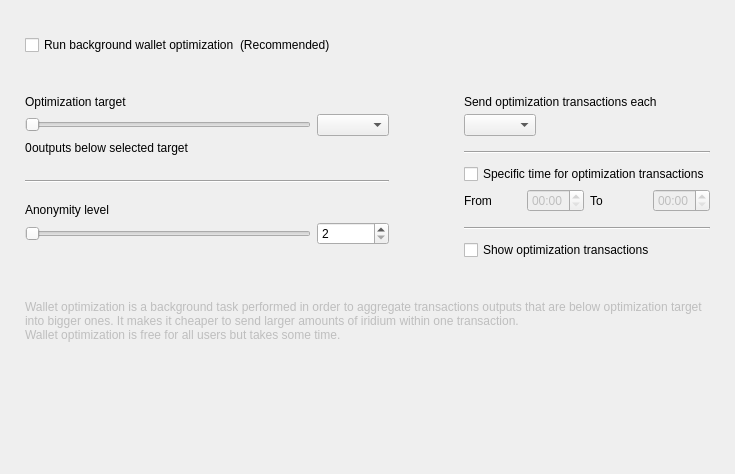
<?xml version="1.0" encoding="UTF-8"?>
<ui version="4.0">
 <class>OptimizationOptionsFrame</class>
 <widget class="QFrame" name="OptimizationOptionsFrame">
  <property name="geometry">
   <rect>
    <x>0</x>
    <y>0</y>
    <width>735</width>
    <height>474</height>
   </rect>
  </property>
  <property name="windowTitle">
   <string>Frame</string>
  </property>
  <property name="frameShape">
   <enum>QFrame::NoFrame</enum>
  </property>
  <property name="frameShadow">
   <enum>QFrame::Raised</enum>
  </property>
  <layout class="QVBoxLayout" name="verticalLayout">
   <property name="spacing">
    <number>0</number>
   </property>
   <property name="leftMargin">
    <number>25</number>
   </property>
   <property name="topMargin">
    <number>35</number>
   </property>
   <property name="rightMargin">
    <number>25</number>
   </property>
   <property name="bottomMargin">
    <number>0</number>
   </property>
   <item>
    <layout class="QHBoxLayout" name="horizontalLayout_2">
     <item>
      <widget class="QCheckBox" name="m_enableOptimizationCheck">
       <property name="enabled">
        <bool>true</bool>
       </property>
       <property name="text">
        <string>Run background wallet optimization</string>
       </property>
      </widget>
     </item>
     <item>
      <widget class="WalletGui::WalletNormalGrayTextLabel" name="label_8">
       <property name="text">
        <string>(Recommended)</string>
       </property>
      </widget>
     </item>
     <item>
      <spacer name="horizontalSpacer">
       <property name="orientation">
        <enum>Qt::Horizontal</enum>
       </property>
       <property name="sizeHint" stdset="0">
        <size>
         <width>40</width>
         <height>20</height>
        </size>
       </property>
      </spacer>
     </item>
    </layout>
   </item>
   <item>
    <spacer name="verticalSpacer_2">
     <property name="orientation">
      <enum>Qt::Vertical</enum>
     </property>
     <property name="sizeType">
      <enum>QSizePolicy::Fixed</enum>
     </property>
     <property name="sizeHint" stdset="0">
      <size>
       <width>20</width>
       <height>40</height>
      </size>
     </property>
    </spacer>
   </item>
   <item>
    <widget class="QWidget" name="m_optimizationOptionsWidget" native="true">
     <property name="enabled">
      <bool>true</bool>
     </property>
     <layout class="QHBoxLayout" name="horizontalLayout">
      <property name="spacing">
       <number>75</number>
      </property>
      <property name="leftMargin">
       <number>0</number>
      </property>
      <property name="topMargin">
       <number>0</number>
      </property>
      <property name="rightMargin">
       <number>0</number>
      </property>
      <property name="bottomMargin">
       <number>0</number>
      </property>
      <item alignment="Qt::AlignTop">
       <widget class="QWidget" name="widget1" native="true">
        <property name="enabled">
         <bool>true</bool>
        </property>
        <layout class="QGridLayout" name="gridLayout" columnstretch="50,0,0,0">
         <property name="leftMargin">
          <number>0</number>
         </property>
         <property name="topMargin">
          <number>0</number>
         </property>
         <property name="rightMargin">
          <number>0</number>
         </property>
         <property name="bottomMargin">
          <number>0</number>
         </property>
         <property name="verticalSpacing">
          <number>5</number>
         </property>
         <item row="0" column="0" colspan="4">
          <widget class="WalletGui::WalletNormalBlackTextLabel" name="label_5">
           <property name="enabled">
            <bool>true</bool>
           </property>
           <property name="text">
            <string>Optimization target</string>
           </property>
           <property name="indent">
            <number>0</number>
           </property>
          </widget>
         </item>
         <item row="4" column="0" colspan="4">
          <spacer name="verticalSpacer_3">
           <property name="orientation">
            <enum>Qt::Vertical</enum>
           </property>
           <property name="sizeType">
            <enum>QSizePolicy::Fixed</enum>
           </property>
           <property name="sizeHint" stdset="0">
            <size>
             <width>20</width>
             <height>20</height>
            </size>
           </property>
          </spacer>
         </item>
         <item row="1" column="0" colspan="3">
          <widget class="QSlider" name="m_thresholdSlider">
           <property name="maximum">
            <number>6</number>
           </property>
           <property name="pageStep">
            <number>1</number>
           </property>
           <property name="orientation">
            <enum>Qt::Horizontal</enum>
           </property>
          </widget>
         </item>
         <item row="1" column="3">
          <widget class="QComboBox" name="m_thresholdCombo"/>
         </item>
         <item row="5" column="0" colspan="4">
          <widget class="Line" name="line">
           <property name="orientation">
            <enum>Qt::Horizontal</enum>
           </property>
          </widget>
         </item>
         <item row="6" column="0" colspan="4">
          <spacer name="verticalSpacer_4">
           <property name="orientation">
            <enum>Qt::Vertical</enum>
           </property>
           <property name="sizeType">
            <enum>QSizePolicy::Fixed</enum>
           </property>
           <property name="sizeHint" stdset="0">
            <size>
             <width>20</width>
             <height>15</height>
            </size>
           </property>
          </spacer>
         </item>
         <item row="8" column="3">
          <widget class="QSpinBox" name="m_mixinSpin">
           <property name="buttonSymbols">
            <enum>QAbstractSpinBox::UpDownArrows</enum>
           </property>
           <property name="minimum">
            <number>2</number>
           </property>
           <property name="maximum">
            <number>10</number>
           </property>
          </widget>
         </item>
         <item row="7" column="0" colspan="4">
          <widget class="WalletGui::WalletNormalBlackTextLabel" name="label_7">
           <property name="text">
            <string>Anonymity level</string>
           </property>
           <property name="indent">
            <number>0</number>
           </property>
          </widget>
         </item>
         <item row="8" column="0" colspan="3">
          <widget class="QSlider" name="m_mixinSlider">
           <property name="minimum">
            <number>2</number>
           </property>
           <property name="maximum">
            <number>10</number>
           </property>
           <property name="pageStep">
            <number>1</number>
           </property>
           <property name="orientation">
            <enum>Qt::Horizontal</enum>
           </property>
          </widget>
         </item>
         <item row="2" column="0" colspan="4">
          <spacer name="verticalSpacer_12">
           <property name="orientation">
            <enum>Qt::Vertical</enum>
           </property>
           <property name="sizeType">
            <enum>QSizePolicy::Fixed</enum>
           </property>
           <property name="sizeHint" stdset="0">
            <size>
             <width>20</width>
             <height>0</height>
            </size>
           </property>
          </spacer>
         </item>
         <item row="3" column="0" colspan="4">
          <layout class="QHBoxLayout" name="horizontalLayout_3" stretch="0,1">
           <item>
            <widget class="QLabel" name="m_nonOptimizedOutputsLabel">
             <property name="text">
              <string>0</string>
             </property>
            </widget>
           </item>
           <item>
            <widget class="WalletGui::WalletNormalBlackTextLabel" name="m_nonOptimizedOutputsTextLabel">
             <property name="text">
              <string>outputs below selected target</string>
             </property>
            </widget>
           </item>
          </layout>
         </item>
        </layout>
       </widget>
      </item>
      <item>
       <layout class="QVBoxLayout" name="verticalLayout_3">
        <property name="spacing">
         <number>10</number>
        </property>
        <property name="rightMargin">
         <number>0</number>
        </property>
        <property name="bottomMargin">
         <number>0</number>
        </property>
        <item>
         <widget class="QWidget" name="widget2" native="true">
          <property name="enabled">
           <bool>true</bool>
          </property>
          <layout class="QGridLayout" name="gridLayout_2" columnstretch="0,0,0,0">
           <property name="leftMargin">
            <number>0</number>
           </property>
           <property name="topMargin">
            <number>0</number>
           </property>
           <property name="rightMargin">
            <number>0</number>
           </property>
           <property name="bottomMargin">
            <number>0</number>
           </property>
           <property name="verticalSpacing">
            <number>5</number>
           </property>
           <item row="2" column="0" colspan="2" alignment="Qt::AlignLeft">
            <widget class="QComboBox" name="m_periodCombo"/>
           </item>
           <item row="8" column="0">
            <widget class="WalletGui::WalletNormalBlackTextLabel" name="label_2">
             <property name="text">
              <string>From</string>
             </property>
            </widget>
           </item>
           <item row="8" column="1">
            <widget class="QTimeEdit" name="m_startTimeEdit">
             <property name="enabled">
              <bool>false</bool>
             </property>
             <property name="displayFormat">
              <string>HH:mm</string>
             </property>
            </widget>
           </item>
           <item row="8" column="2">
            <widget class="WalletGui::WalletNormalBlackTextLabel" name="label_3">
             <property name="text">
              <string>To</string>
             </property>
            </widget>
           </item>
           <item row="8" column="3">
            <widget class="QTimeEdit" name="m_stopTimeEdit">
             <property name="enabled">
              <bool>false</bool>
             </property>
             <property name="displayFormat">
              <string>HH:mm</string>
             </property>
            </widget>
           </item>
           <item row="6" column="0" colspan="4">
            <widget class="QCheckBox" name="m_optimizationTimeCheck">
             <property name="text">
              <string>Specific time for optimization transactions</string>
             </property>
            </widget>
           </item>
           <item row="4" column="0" colspan="4">
            <widget class="Line" name="line_2">
             <property name="orientation">
              <enum>Qt::Horizontal</enum>
             </property>
            </widget>
           </item>
           <item row="0" column="0" colspan="4">
            <widget class="WalletGui::WalletNormalBlackTextLabel" name="label_4">
             <property name="text">
              <string>Send optimization transactions each</string>
             </property>
             <property name="indent">
              <number>0</number>
             </property>
            </widget>
           </item>
           <item row="7" column="0" colspan="4">
            <spacer name="verticalSpacer_8">
             <property name="orientation">
              <enum>Qt::Vertical</enum>
             </property>
             <property name="sizeType">
              <enum>QSizePolicy::Fixed</enum>
             </property>
             <property name="sizeHint" stdset="0">
              <size>
               <width>20</width>
               <height>0</height>
              </size>
             </property>
            </spacer>
           </item>
           <item row="3" column="0" colspan="4">
            <spacer name="verticalSpacer_6">
             <property name="orientation">
              <enum>Qt::Vertical</enum>
             </property>
             <property name="sizeType">
              <enum>QSizePolicy::Fixed</enum>
             </property>
             <property name="sizeHint" stdset="0">
              <size>
               <width>20</width>
               <height>10</height>
              </size>
             </property>
            </spacer>
           </item>
           <item row="10" column="0" colspan="4">
            <widget class="Line" name="line_3">
             <property name="orientation">
              <enum>Qt::Horizontal</enum>
             </property>
            </widget>
           </item>
           <item row="1" column="0" colspan="4">
            <spacer name="verticalSpacer_5">
             <property name="orientation">
              <enum>Qt::Vertical</enum>
             </property>
             <property name="sizeType">
              <enum>QSizePolicy::Fixed</enum>
             </property>
             <property name="sizeHint" stdset="0">
              <size>
               <width>20</width>
               <height>0</height>
              </size>
             </property>
            </spacer>
           </item>
           <item row="5" column="0" colspan="4">
            <spacer name="verticalSpacer_7">
             <property name="orientation">
              <enum>Qt::Vertical</enum>
             </property>
             <property name="sizeType">
              <enum>QSizePolicy::Fixed</enum>
             </property>
             <property name="sizeHint" stdset="0">
              <size>
               <width>20</width>
               <height>5</height>
              </size>
             </property>
            </spacer>
           </item>
           <item row="9" column="0" colspan="4">
            <spacer name="verticalSpacer_10">
             <property name="orientation">
              <enum>Qt::Vertical</enum>
             </property>
             <property name="sizeType">
              <enum>QSizePolicy::Fixed</enum>
             </property>
             <property name="sizeHint" stdset="0">
              <size>
               <width>20</width>
               <height>10</height>
              </size>
             </property>
            </spacer>
           </item>
          </layout>
         </widget>
        </item>
        <item>
         <widget class="QCheckBox" name="m_showFusionTransactionsCheck">
          <property name="enabled">
           <bool>true</bool>
          </property>
          <property name="text">
           <string>Show optimization transactions</string>
          </property>
         </widget>
        </item>
       </layout>
      </item>
     </layout>
    </widget>
   </item>
   <item>
    <spacer name="verticalSpacer_11">
     <property name="orientation">
      <enum>Qt::Vertical</enum>
     </property>
     <property name="sizeType">
      <enum>QSizePolicy::Fixed</enum>
     </property>
     <property name="sizeHint" stdset="0">
      <size>
       <width>20</width>
       <height>40</height>
      </size>
     </property>
    </spacer>
   </item>
   <item>
    <widget class="WalletGui::WalletExtraNormalGrayTextLabel" name="m_helpLabel">
     <property name="enabled">
      <bool>false</bool>
     </property>
     <property name="text">
      <string>Wallet optimization is a background task performed in order to aggregate transactions outputs that are below optimization target into bigger ones. It makes it cheaper to send larger amounts of iridium within one transaction.
Wallet optimization is free for all users but takes some time.</string>
     </property>
     <property name="wordWrap">
      <bool>true</bool>
     </property>
    </widget>
   </item>
   <item>
    <spacer name="verticalSpacer">
     <property name="orientation">
      <enum>Qt::Vertical</enum>
     </property>
     <property name="sizeHint" stdset="0">
      <size>
       <width>20</width>
       <height>40</height>
      </size>
     </property>
    </spacer>
   </item>
  </layout>
 </widget>
 <customwidgets>
  <customwidget>
   <class>WalletGui::WalletNormalGrayTextLabel</class>
   <extends>QLabel</extends>
   <header>Gui/Common/WalletTextLabel.h</header>
  </customwidget>
  <customwidget>
   <class>WalletGui::WalletNormalBlackTextLabel</class>
   <extends>QLabel</extends>
   <header>Gui/Common/WalletTextLabel.h</header>
  </customwidget>
  <customwidget>
   <class>WalletGui::WalletExtraNormalGrayTextLabel</class>
   <extends>QLabel</extends>
   <header>Gui/Common/WalletTextLabel.h</header>
  </customwidget>
 </customwidgets>
 <resources/>
 <connections>
  <connection>
   <sender>m_enableOptimizationCheck</sender>
   <signal>toggled(bool)</signal>
   <receiver>widget1</receiver>
   <slot>setEnabled(bool)</slot>
   <hints>
    <hint type="sourcelabel">
     <x>147</x>
     <y>47</y>
    </hint>
    <hint type="destinationlabel">
     <x>176</x>
     <y>204</y>
    </hint>
   </hints>
  </connection>
  <connection>
   <sender>m_thresholdSlider</sender>
   <signal>valueChanged(int)</signal>
   <receiver>OptimizationOptionsFrame</receiver>
   <slot>thresholdChanged(int)</slot>
   <hints>
    <hint type="sourcelabel">
     <x>116</x>
     <y>139</y>
    </hint>
    <hint type="destinationlabel">
     <x>355</x>
     <y>194</y>
    </hint>
   </hints>
  </connection>
  <connection>
   <sender>m_mixinSlider</sender>
   <signal>valueChanged(int)</signal>
   <receiver>OptimizationOptionsFrame</receiver>
   <slot>mixinChanged(int)</slot>
   <hints>
    <hint type="sourcelabel">
     <x>116</x>
     <y>240</y>
    </hint>
    <hint type="destinationlabel">
     <x>367</x>
     <y>236</y>
    </hint>
   </hints>
  </connection>
  <connection>
   <sender>m_optimizationTimeCheck</sender>
   <signal>toggled(bool)</signal>
   <receiver>m_startTimeEdit</receiver>
   <slot>setEnabled(bool)</slot>
   <hints>
    <hint type="sourcelabel">
     <x>543</x>
     <y>179</y>
    </hint>
    <hint type="destinationlabel">
     <x>501</x>
     <y>207</y>
    </hint>
   </hints>
  </connection>
  <connection>
   <sender>m_optimizationTimeCheck</sender>
   <signal>toggled(bool)</signal>
   <receiver>m_stopTimeEdit</receiver>
   <slot>setEnabled(bool)</slot>
   <hints>
    <hint type="sourcelabel">
     <x>543</x>
     <y>179</y>
    </hint>
    <hint type="destinationlabel">
     <x>643</x>
     <y>207</y>
    </hint>
   </hints>
  </connection>
  <connection>
   <sender>m_mixinSpin</sender>
   <signal>valueChanged(int)</signal>
   <receiver>OptimizationOptionsFrame</receiver>
   <slot>mixinChanged(int)</slot>
   <hints>
    <hint type="sourcelabel">
     <x>273</x>
     <y>271</y>
    </hint>
    <hint type="destinationlabel">
     <x>367</x>
     <y>236</y>
    </hint>
   </hints>
  </connection>
  <connection>
   <sender>m_thresholdCombo</sender>
   <signal>currentIndexChanged(int)</signal>
   <receiver>OptimizationOptionsFrame</receiver>
   <slot>thresholdChanged(int)</slot>
   <hints>
    <hint type="sourcelabel">
     <x>270</x>
     <y>139</y>
    </hint>
    <hint type="destinationlabel">
     <x>367</x>
     <y>236</y>
    </hint>
   </hints>
  </connection>
  <connection>
   <sender>m_enableOptimizationCheck</sender>
   <signal>toggled(bool)</signal>
   <receiver>widget2</receiver>
   <slot>setEnabled(bool)</slot>
   <hints>
    <hint type="sourcelabel">
     <x>158</x>
     <y>48</y>
    </hint>
    <hint type="destinationlabel">
     <x>556</x>
     <y>197</y>
    </hint>
   </hints>
  </connection>
 </connections>
 <slots>
  <slot>thresholdChanged(int)</slot>
  <slot>mixinChanged(int)</slot>
 </slots>
</ui>
